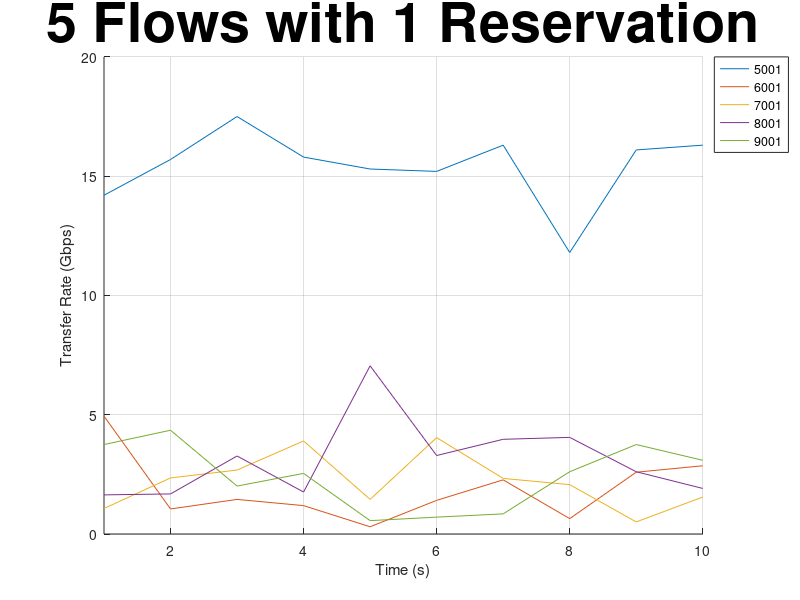
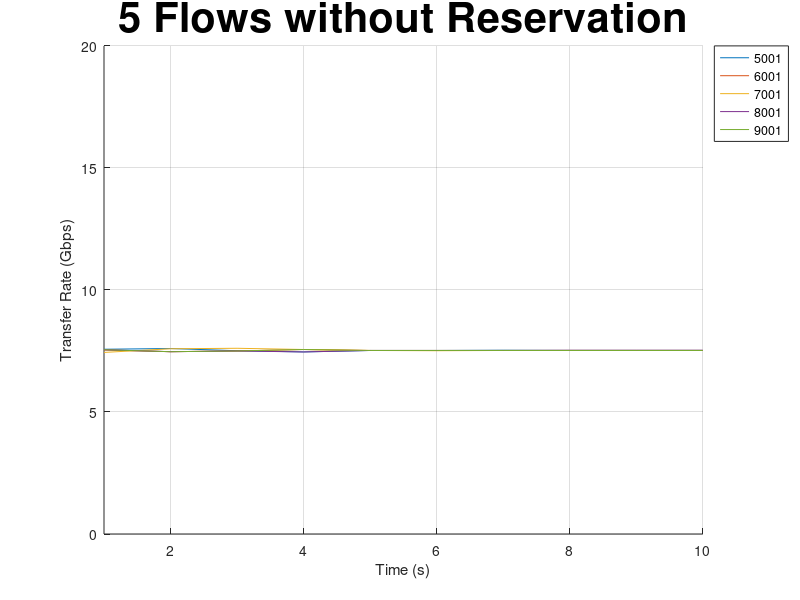
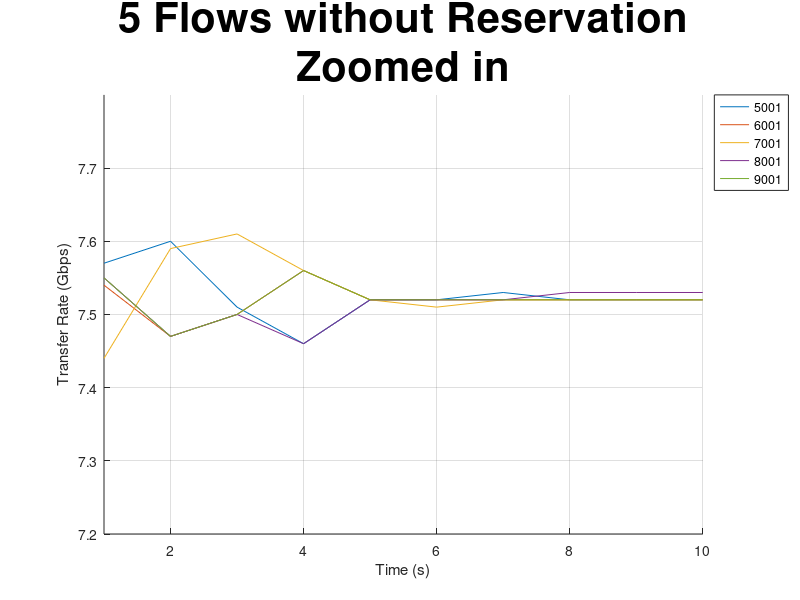
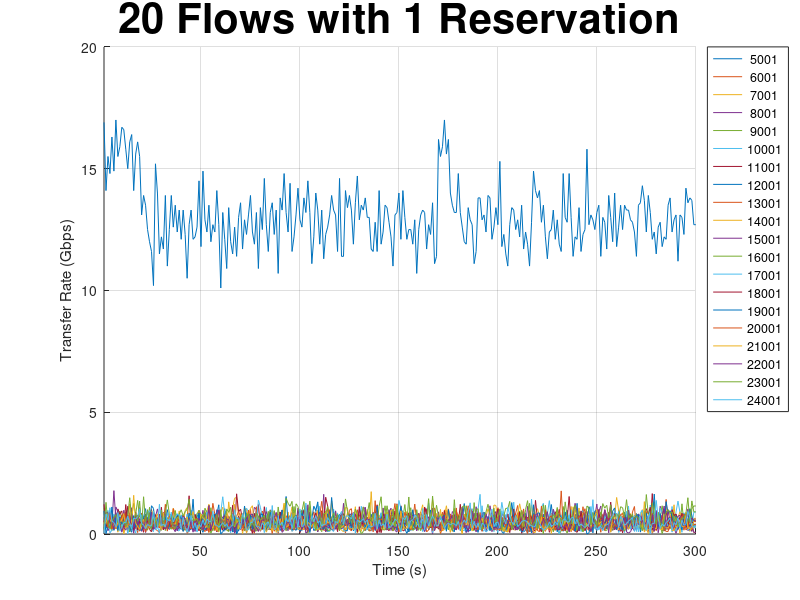

Here is the MATLAB script that generated these plots, in order:
% 5 Flows, 10 Seconds, with reservation

file = dlmread('5F_10S_Rsv.csv',',');
header = file(1,:);
data = file(2:end,:);

f1 = figure(1); hold on
title("5 Flows with 1 Reservation", "fontsize", 40);
xlabel("Time (s)");
ylabel("Transfer Rate (Gbps)");
axis([1 10 0 20]); grid on;
for i = 1:5
  a(i) = plot([1:10], data(:,i), "linewidth", 0.5);
end
legend(a, num2str(transpose(header)), "location", "northeastoutside");
hold off

% 5 Flows, 10 Seconds, without reservation

file = dlmread('5F_10S_noRsv.csv',',');
header = file(1,:);
data = file(2:end,:);

f2 = figure(2); hold on
title("5 Flows without Reservation", "fontsize", 30);
xlabel("Time (s)");
ylabel("Transfer Rate (Gbps)");
axis([1 10 0 20]); grid on;
for i = 1:5
  a(i) = plot([1:10], data(:,i), "linewidth", 0.5);
end
legend(a, num2str(transpose(header)), "location", "northeastoutside");
hold off

f3 = figure(3); hold on
title({"5 Flows without Reservation";"Zoomed in"}, "fontsize", 30);
xlabel("Time (s)");
ylabel("Transfer Rate (Gbps)");
axis([1 10 7.2 7.8]); grid on;
for i = 1:5
  a(i) = plot([1:10], data(:,i), "linewidth", 0.5);
end
legend(a, num2str(transpose(header)), "location", "northeastoutside");
hold off

% 20 Flows, 200 Seconds, with reservation

file = dlmread('20F_300S_Rsv.csv',',');
header = file(1,:);
data = file(2:end,:);

f4 = figure(4); hold on
title("20 Flows with 1 Reservation", "fontsize", 30);
xlabel("Time (s)");
ylabel("Transfer Rate (Gbps)");
axis([1 300 0 20]); grid on;
for i = 1:20
  a(i) = plot([1:300], data(:,i), "linewidth", 0.5);
end
legend(a, num2str(transpose(header)), "location", "northeastoutside");
hold off

% 20 Flows, 200 Seconds, without reservation

file = dlmread('20F_300S_noRsv.csv',',');
header = file(1,:);
data = file(2:end,:);

f5 = figure(5); hold on
title("20 Flows without Reservation", "fontsize", 30);
xlabel("Time (s)");
ylabel("Transfer Rate (Gbps)");
axis([1 300 0 20]); grid on;
for i = 1:20
  a(i) = plot([1:300], data(:,i), "linewidth", 0.5);
end
legend(a, num2str(transpose(header)), "location", "northeastoutside");
hold off

% Export graphs
print(f1, "plot_5F_10S_Rsv.svg", "-landscape", "-Fsilka:10");
print(f2, "plot_5F_10S_noRsv.svg", "-landscape", "-Fsilka:10");
print(f3, "plot_5F_10S_noRsv_zoom.svg", "-landscape", "-Fsilka:10");
print(f4, "plot_20F_300S_Rsv.svg", "-landscape", "-Fsilka:10");
print(f5, "plot_20F_300S_noRsv.svg", "-landscape", "-Fsilka:10");